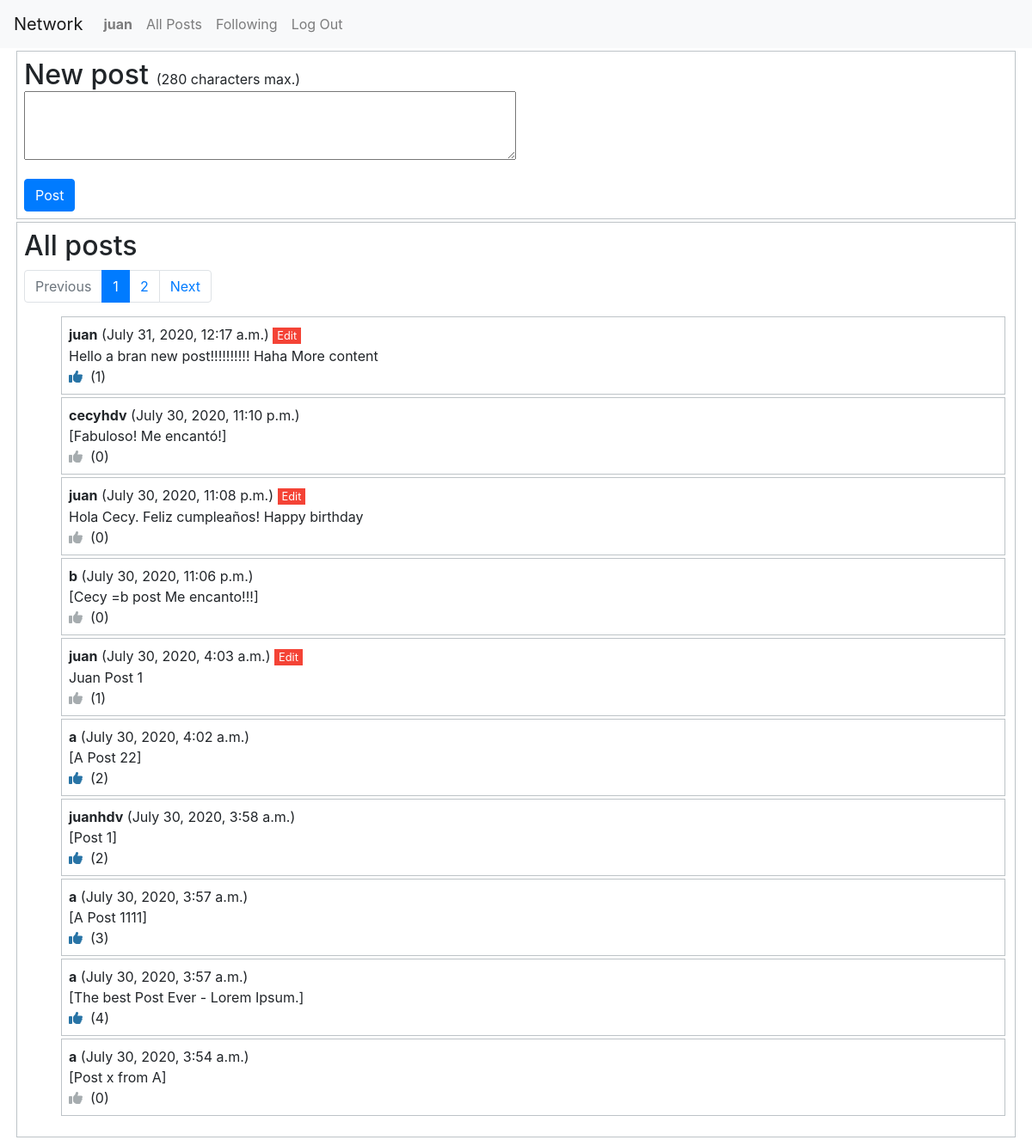
The app's page / (signed in) with its own data.
### network/models.py (models this page shows, shortened)
class User(AbstractUser):
	likes = models.ManyToManyField('Post',related_name="fans") # Likes & fans
	follows = models.ManyToManyField('self',symmetrical=False,related_name="followers")

class Post(models.Model):
	author = models.ForeignKey(User, on_delete=models.CASCADE) # One User relates to Many Posts
	datetime = models.DateTimeField(auto_now=False, auto_now_add=True) # default=timezone.now
	content = models.CharField(max_length=280) # Like twitter length
	totallikes = models.IntegerField(default=0)

### network/views.py (the view)
# urls.py: path("", views.index, name="index"),
def index(request):
    if request.user.is_authenticated:
        usrCurrent = User.objects.get(username=request.user.username) # Get current user object
        post = Post.objects.all().order_by(F('datetime').desc()) # All posts (with total likes)
        paginator = Paginator(post, CONST_linesPerPage) # Show  CONST_linesPerPage libes per page.
        return render(request, "network/index.html",{
            "currentUsername" : request.user.username,
            "page_obj": paginator.get_page(request.GET.get('page')),
            "numpages_plus_one": paginator.num_pages+1,
            "likes": [post.id for post in usrCurrent.likes.all()] # Current user likes
        })
    else:
        return HttpResponseRedirect(reverse("login"))

### network/templatetags/range.py (called while the page is built)
@register.filter(name='range')
def filter_range(start, end):
	return range(start, end)

### network/templates/network/index.html (shortened to what this page needs)
{% extends "network/listposts.html" %}
{% block before_body %}
<div class=bordered>
	<h2 style="display: inline">New post</h2>&nbsp;&nbsp;(280 characters max.)
    <form id="newPost" action="{% url 'newPost' %}" method="post">
        <div class="form-group">
        	<textarea name="content"></textarea>
        </div>
        <input class="btn btn-primary" type="submit" value="Post">
    </form>
</div>
{% endblock %}
{% block title_body %}All posts{% endblock %}

### network/templates/network/listposts.html (shortened to what this page needs)
{% extends "network/layout.html" %}
{% load range %}
{% block body %}
<div class=bordered>
	<h2>{% block title_body %}{% endblock %}</h2>
	<nav aria-label="post navigation all">
	  <ul class="pagination">
	  	{% if page_obj.has_previous %}
	    <li class="page-item"> <a class="page-link" href="?page={{ page_obj.previous_page_number }}">Previous</a></li>
	    {% else %}
	    <li class="page-item disabled"> <span class="page-link">Previous</span></li>
	    {% endif %}
	    {% for k in 1|range:numpages_plus_one %}
	  	    {% if k == page_obj.number %}
		    <li class="page-item active" aria-current="page"><a class="page-link" href="#">{{ k }}<span class="sr-only">(current)</span></a></li>
		    {% else %}
		    <li class="page-item"><a class="page-link" href="?page={{ k }}">{{ k }}</a></li>
		    {% endif %}
	    {% endfor %}
        {% if page_obj.has_next %}
	    <li class="page-item"><a class="page-link" href="?page={{ page_obj.next_page_number }}">Next</a></li>
	    {% else %}
	    <li class="page-item disabled"><span class="page-link">Next</span></a></li>
	    {% endif %}
	  </ul>
	</nav>
	{% if page_obj %}
	<ul>
	{% for p in page_obj %}
		<li class="bordered">
			<div>
				<strong>{{ p.author.username }}</strong> ({{ p.datetime }})
			{% if p.author.username == currentUsername %}
				<span class="spanEdit" data-id="{{p.pk}}">Edit</span>&nbsp;
				<div id="txt{{p.pk}}">
				{{ p.content }}
				</div>
			{% else %}
				<div>
				[{{ p.content }}]
				</div>
			{% endif %}
				<i class="fas fa-thumbs-up likeIcon {% if p.pk in likes %}enabled{% else %}disabled{% endif %}" data-id="{{p.pk}}"></i>
				&nbsp;<span id="likes{{p.pk}}" class="totalLikes">({{ p.totallikes }})</span>
			</div>
		</li>
	{% endfor %}
	</ul>
	{% else %}
	<strong>There are not posts.</strong>
	{% endif %}
</div>
{% endblock %}

### network/templates/network/layout.html (shortened to what this page needs)
{% load static %}
<!DOCTYPE html>
<html lang="en">
    <head>
        <link rel="stylesheet" href="https://stackpath.bootstrapcdn.com/bootstrap/4.4.1/css/bootstrap.min.css">
        <link rel="stylesheet" href="{% static 'network/styles.css' %}">
    </head>
    <body>
        <nav class="navbar navbar-expand-lg navbar-light bg-light">
            <a class="navbar-brand" href="#">Network</a>
            <div>
              <ul class="navbar-nav mr-auto">
                {% if user.is_authenticated %}
                    <li class="nav-item">
                        <a class="nav-link" href="{% url 'profile' %}"><strong>{{ user.username }}</strong></a>
                    </li>
                {% endif %}
                <li class="nav-item">
                  <a class="nav-link" href="{% url 'index' %}">All Posts</a>
                </li>
                {% if user.is_authenticated %}
                    <li class="nav-item">
                        <a class="nav-link" href="{% url 'following' %}">Following</a>
                    </li>
                    <li class="nav-item">
                        <a class="nav-link" href="{% url 'logout' %}">Log Out</a>
                    </li>
                {% endif %}
              </ul>
            </div>
          </nav>
        <div class="body">
            {% block before_body %}
            {% endblock %}
            {% block body %}
            {% endblock %}
        </div>
    </body>
</html>

### network/static/network/styles.css (style rules this page uses)
textarea { width: 50%; height: 80px; }
ul > li.bordered { list-style-type: none; }
.body { margin: 0 1em; }
.bordered { padding: 0.5em; margin: 3px; border: 1px solid #bdc3c7; }
span.spanEdit { font-size: 0.8em; background-color: #f44336; color: white; margin: 2px 0; padding: 0px 5px; text-align: center; text-decoration: none; display: inline-block; cursor: pointer; }
.likeIcon { cursor: pointer; }
.likeIcon.enabled { color: #2874a6;; }
.likeIcon.disabled { color:#a6acaf; }

### records on screen
User: username "juan"
Post: author.username "juan", datetime "July 31, 2020, 12:17 a.m.", content "Hello a bran new post!!!!!!!!!! Haha More content", totallikes "1"
Post: author.username "cecyhdv", datetime "July 30, 2020, 11:10 p.m.", content "Fabuloso! Me encantó!", totallikes "0"
Post: author.username "juan", datetime "July 30, 2020, 11:08 p.m.", content "Hola Cecy. Feliz cumpleaños! Happy birthday", totallikes "0"
Post: author.username "b", datetime "July 30, 2020, 11:06 p.m.", content "Cecy =b post Me encanto!!!", totallikes "0"
Post: author.username "juan", datetime "July 30, 2020, 4:03 a.m.", content "Juan Post 1", totallikes "1"
Post: author.username "a", datetime "July 30, 2020, 4:02 a.m.", content "A Post 22", totallikes "2"
Post: author.username "juanhdv", datetime "July 30, 2020, 3:58 a.m.", content "Post 1", totallikes "2"
Post: author.username "a", datetime "July 30, 2020, 3:57 a.m.", content "A Post 1111", totallikes "3"
Post: author.username "a", datetime "July 30, 2020, 3:57 a.m.", content "The best Post Ever - Lorem Ipsum.", totallikes "4"
Post: author.username "a", datetime "July 30, 2020, 3:54 a.m.", content "Post x from A", totallikes "0"

### other values on screen
{{ k }} "1"
{{ k }} "2"
